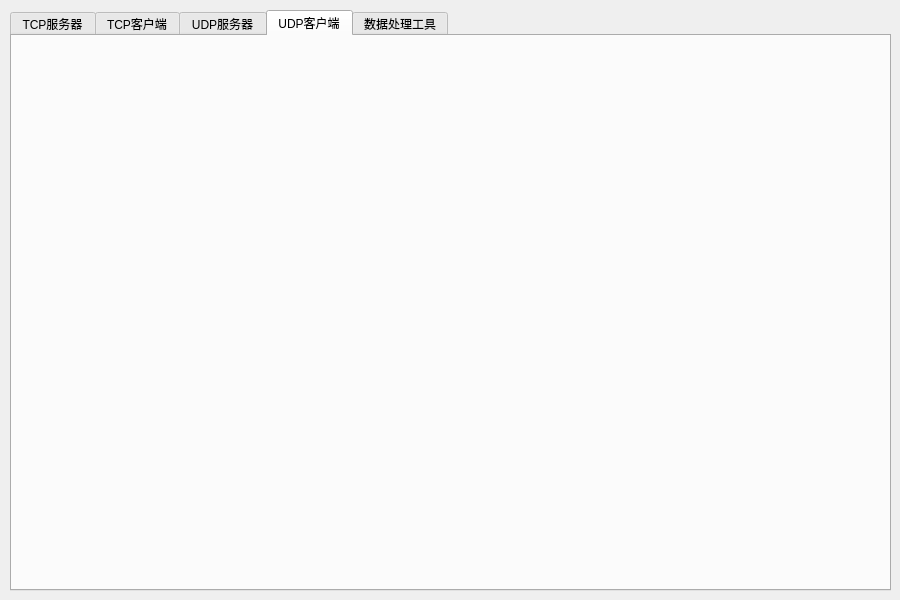
<?xml version="1.0" encoding="UTF-8"?>
<ui version="4.0">
 <class>MainWidget</class>
 <widget class="QWidget" name="MainWidget">
  <property name="geometry">
   <rect>
    <x>0</x>
    <y>0</y>
    <width>900</width>
    <height>600</height>
   </rect>
  </property>
  <property name="windowTitle">
   <string>TCP/UDP网路调试助手</string>
  </property>
  <property name="windowIcon">
   <iconset resource="images.qrc">
    <normaloff>:/new/prefix1/images/NDALogo.ico</normaloff>:/new/prefix1/images/NDALogo.ico</iconset>
  </property>
  <widget class="QTabWidget" name="tab_Widget">
   <property name="geometry">
    <rect>
     <x>10</x>
     <y>10</y>
     <width>881</width>
     <height>581</height>
    </rect>
   </property>
   <property name="currentIndex">
    <number>3</number>
   </property>
   <widget class="FormTcpServer" name="tab_TCPServer">
    <attribute name="icon">
     <iconset resource="images.qrc">
      <normaloff>:/new/prefix1/images/udpserver.ico</normaloff>:/new/prefix1/images/udpserver.ico</iconset>
    </attribute>
    <attribute name="title">
     <string>TCP服务器</string>
    </attribute>
   </widget>
   <widget class="FormTcpClient" name="tab_TCPClient">
    <attribute name="icon">
     <iconset resource="images.qrc">
      <normaloff>:/new/prefix1/images/tcpclient.ico</normaloff>:/new/prefix1/images/tcpclient.ico</iconset>
    </attribute>
    <attribute name="title">
     <string>TCP客户端</string>
    </attribute>
   </widget>
   <widget class="FormUDPServer" name="tab_UDPServer">
    <attribute name="icon">
     <iconset resource="images.qrc">
      <normaloff>:/new/prefix1/images/udpserver.ico</normaloff>:/new/prefix1/images/udpserver.ico</iconset>
    </attribute>
    <attribute name="title">
     <string>UDP服务器</string>
    </attribute>
   </widget>
   <widget class="FormUDPClient" name="tab_UDPClient">
    <attribute name="icon">
     <iconset resource="images.qrc">
      <normaloff>:/new/prefix1/images/tcpclient.ico</normaloff>:/new/prefix1/images/tcpclient.ico</iconset>
    </attribute>
    <attribute name="title">
     <string>UDP客户端</string>
    </attribute>
   </widget>
   <widget class="QWidget" name="tab_DataExchange">
    <attribute name="icon">
     <iconset resource="images.qrc">
      <normaloff>:/new/prefix1/images/sendmsg.ico</normaloff>:/new/prefix1/images/sendmsg.ico</iconset>
    </attribute>
    <attribute name="title">
     <string>数据处理工具</string>
    </attribute>
   </widget>
  </widget>
 </widget>
 <customwidgets>
  <customwidget>
   <class>FormTcpServer</class>
   <extends>QWidget</extends>
   <header>formtcpserver.h</header>
   <container>1</container>
  </customwidget>
  <customwidget>
   <class>FormTcpClient</class>
   <extends>QWidget</extends>
   <header>formtcpclient.h</header>
   <container>1</container>
  </customwidget>
  <customwidget>
   <class>FormUDPServer</class>
   <extends>QWidget</extends>
   <header>formudpserver.h</header>
   <container>1</container>
  </customwidget>
  <customwidget>
   <class>FormUDPClient</class>
   <extends>QWidget</extends>
   <header>formudpclient.h</header>
   <container>1</container>
  </customwidget>
 </customwidgets>
 <resources>
  <include location="images.qrc"/>
 </resources>
 <connections/>
</ui>
